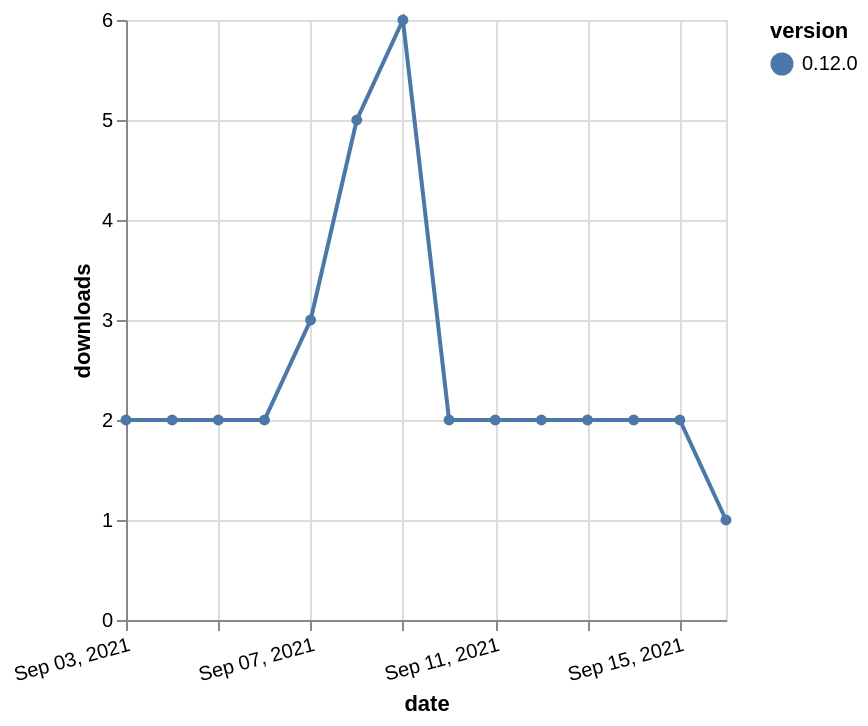

Express this chart as Vega-Lite.
### Vega-Lite specification from a JSON file in a GitHub repository (floating-point values rounded to 4 significant figures)
{"$schema": "https://vega.github.io/schema/vega-lite/v5.json", "description": "A simple bar chart with embedded data.", "data": {"values": [{"date": "2021-09-03", "total": 11325, "delta": 2, "version": "0.12.0"}, {"date": "2021-09-04", "total": 11327, "delta": 2, "version": "0.12.0"}, {"date": "2021-09-05", "total": 11329, "delta": 2, "version": "0.12.0"}, {"date": "2021-09-06", "total": 11331, "delta": 2, "version": "0.12.0"}, {"date": "2021-09-07", "total": 11334, "delta": 3, "version": "0.12.0"}, {"date": "2021-09-08", "total": 11339, "delta": 5, "version": "0.12.0"}, {"date": "2021-09-09", "total": 11345, "delta": 6, "version": "0.12.0"}, {"date": "2021-09-10", "total": 11347, "delta": 2, "version": "0.12.0"}, {"date": "2021-09-11", "total": 11349, "delta": 2, "version": "0.12.0"}, {"date": "2021-09-12", "total": 11351, "delta": 2, "version": "0.12.0"}, {"date": "2021-09-13", "total": 11353, "delta": 2, "version": "0.12.0"}, {"date": "2021-09-14", "total": 11355, "delta": 2, "version": "0.12.0"}, {"date": "2021-09-15", "total": 11357, "delta": 2, "version": "0.12.0"}, {"date": "2021-09-16", "total": 11358, "delta": 1, "version": "0.12.0"}]}, "width": "container", "mark": {"type": "line", "point": {"filled": true}}, "encoding": {"x": {"field": "date", "type": "temporal", "timeUnit": "yearmonthdate", "title": "date", "axis": {"labelAngle": -15}}, "y": {"field": "delta", "type": "quantitative", "title": "downloads"}, "color": {"field": "version", "type": "nominal"}, "tooltip": {"field": "delta"}}}
